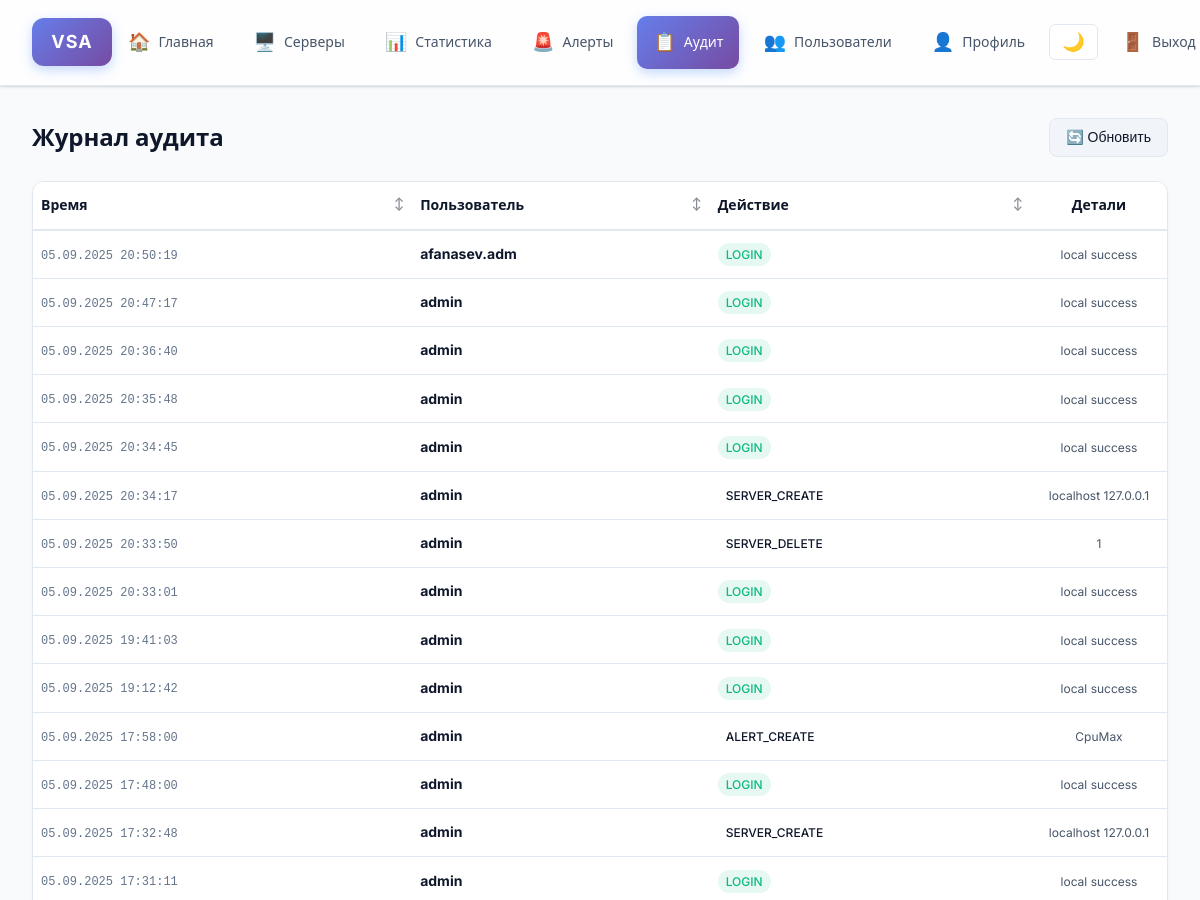
Before: /audit (signed in, upper part) with the older database file.
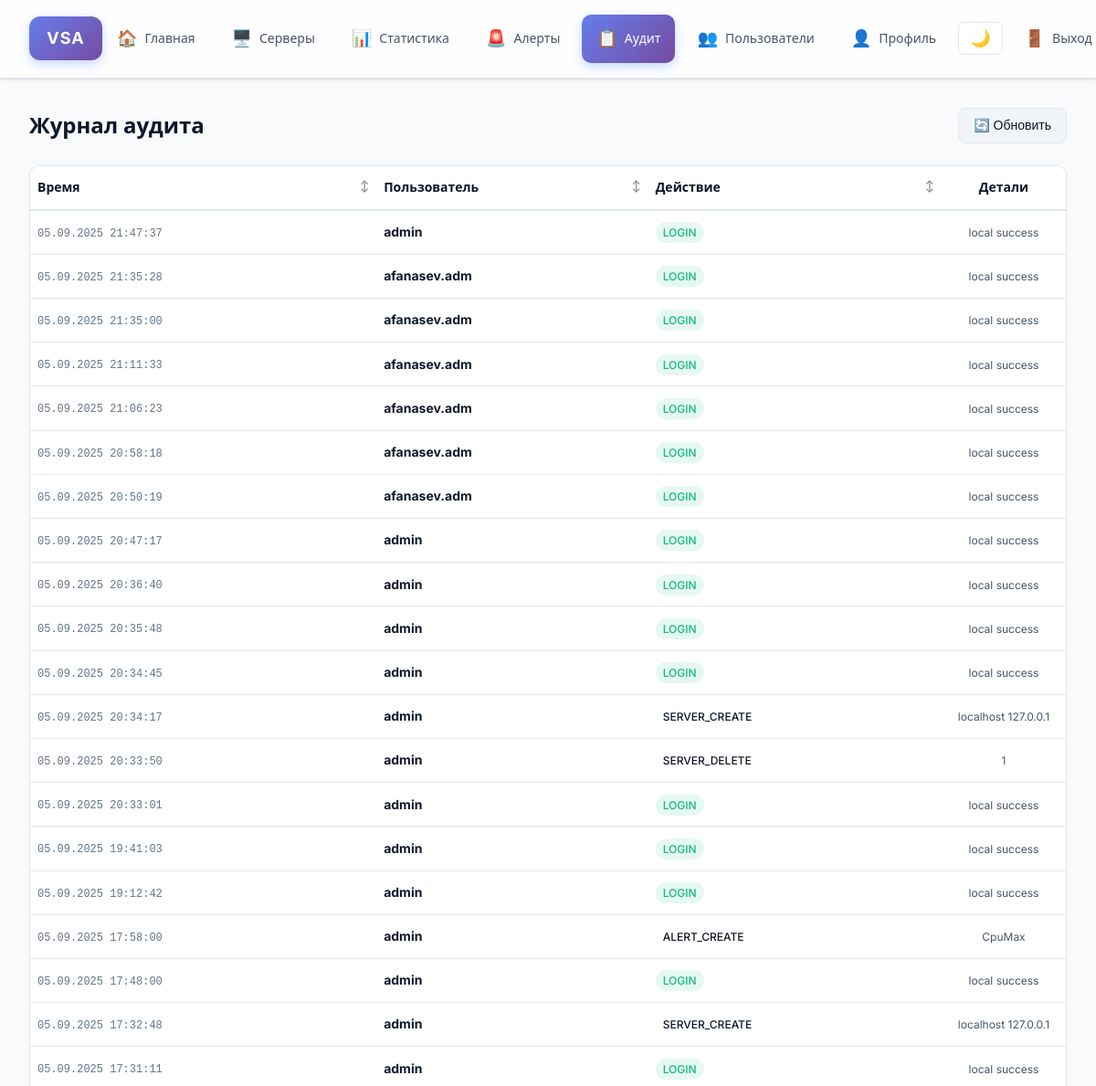
After: the same page with the newer database file.
### app/models.py (models this page shows)
class AuditLog(Base):
    __tablename__ = "audit_logs"
    id = Column(Integer, primary_key=True)
    timestamp = Column(DateTime, default=datetime.utcnow, index=True)
    username = Column(String(100), nullable=True)
    action = Column(String(100), nullable=False)
    details = Column(String(1000), nullable=True)

### app/routers.py (the view)
@router.get("/audit")
async def audit_page(request: Request, db: AsyncSession = Depends(get_db)):
    if not request.user.is_authenticated:
        return RedirectResponse(url="/login", status_code=HTTP_302_FOUND)
    if request.session.get("role") not in {UserRole.admin.value}:
        raise HTTPException(status_code=403, detail="Admins only")
    logs = (await db.execute(select(AuditLog).order_by(AuditLog.timestamp.desc()).limit(200))).scalars().all()
    return request.app.state.templates.TemplateResponse("audit.html", {"request": request, "logs": logs, "format_moscow_time": format_moscow_time})

### templates/audit.html (shortened to what this page needs)
{% extends "base.html" %}
{% block content %}
  <div class="page-header">
    <h1>Журнал аудита</h1>
    <div class="page-actions">
      <button class="btn btn-secondary" onclick="location.reload()">🔄 Обновить</button>
    </div>
  </div>
  <div class="table-container">
    <table class="servers-table">
      <thead>
        <tr>
          <th class="sortable" data-sort="timestamp">Время</th>
          <th class="sortable" data-sort="username">Пользователь</th>
          <th class="sortable" data-sort="action">Действие</th>
          <th>Детали</th>
        </tr>
      </thead>
      <tbody>
        {% for l in logs %}
        <tr>
          <td>
            <span class="timestamp">{{ format_moscow_time(l.timestamp) }}</span>
          </td>
          <td>
            <strong>{{ l.username or '—' }}</strong>
          </td>
          <td>
            <span class="action-badge action-{{ l.action.lower().replace(' ', '-') }}">
              {{ l.action }}
            </span>
          </td>
          <td>
            <span class="details">{{ l.details or '—' }}</span>
          </td>
        </tr>
        {% endfor %}
      </tbody>
    </table>
  </div>
{% endblock %}

### templates/base.html (shortened to what this page needs)
<!doctype html>
<html>
<head>
  <link rel="stylesheet" href="/static/style.css" />
</head>
<body>
  <header class="app-header">
    <div class="brand">
      <div class="logo">VSA</div>
    </div>
    <nav class="nav">
      <a href="/" class="nav-link">
        <span class="nav-icon">🏠</span>
        <span class="nav-text">Главная</span>
      </a>
      <a href="/servers" class="nav-link">
        <span class="nav-icon">🖥️</span>
        <span class="nav-text">Серверы</span>
      </a>
      <a href="/statistics" class="nav-link">
        <span class="nav-icon">📊</span>
        <span class="nav-text">Статистика</span>
      </a>
      <a href="/alerts" class="nav-link">
        <span class="nav-icon">🚨</span>
        <span class="nav-text">Алерты</span>
      </a>
      <a href="/audit" class="nav-link">
        <span class="nav-icon">📋</span>
        <span class="nav-text">Аудит</span>
      </a>
      <a href="/users" class="nav-link">
        <span class="nav-icon">👥</span>
        <span class="nav-text">Пользователи</span>
      </a>
      <a href="/profile" class="nav-link">
        <span class="nav-icon">👤</span>
        <span class="nav-text">Профиль</span>
      </a>
      <button class="theme-toggle" onclick="toggleTheme()" title="Переключить тему">
      </button>
      <a href="/logout" class="nav-link logout">
        <span class="nav-icon">🚪</span>
        <span class="nav-text">Выход</span>
      </a>
    </nav>
  </header>
  <main class="container">
    {% block content %}{% endblock %}
  </main>
</body>
</html>

Changed rows visible on the page:
added AuditLog: timestamp "05.09.2025 21:47:37", username "admin", action "LOGIN", details "local success"
added AuditLog: timestamp "05.09.2025 21:35:28", username "afanasev.adm", action "LOGIN", details "local success"
added AuditLog: timestamp "05.09.2025 21:35:00", username "afanasev.adm", action "LOGIN", details "local success"
added AuditLog: timestamp "05.09.2025 21:11:33", username "afanasev.adm", action "LOGIN", details "local success"
added AuditLog: timestamp "05.09.2025 21:06:23", username "afanasev.adm", action "LOGIN", details "local success"
added AuditLog: timestamp "05.09.2025 20:58:18", username "afanasev.adm", action "LOGIN", details "local success"
